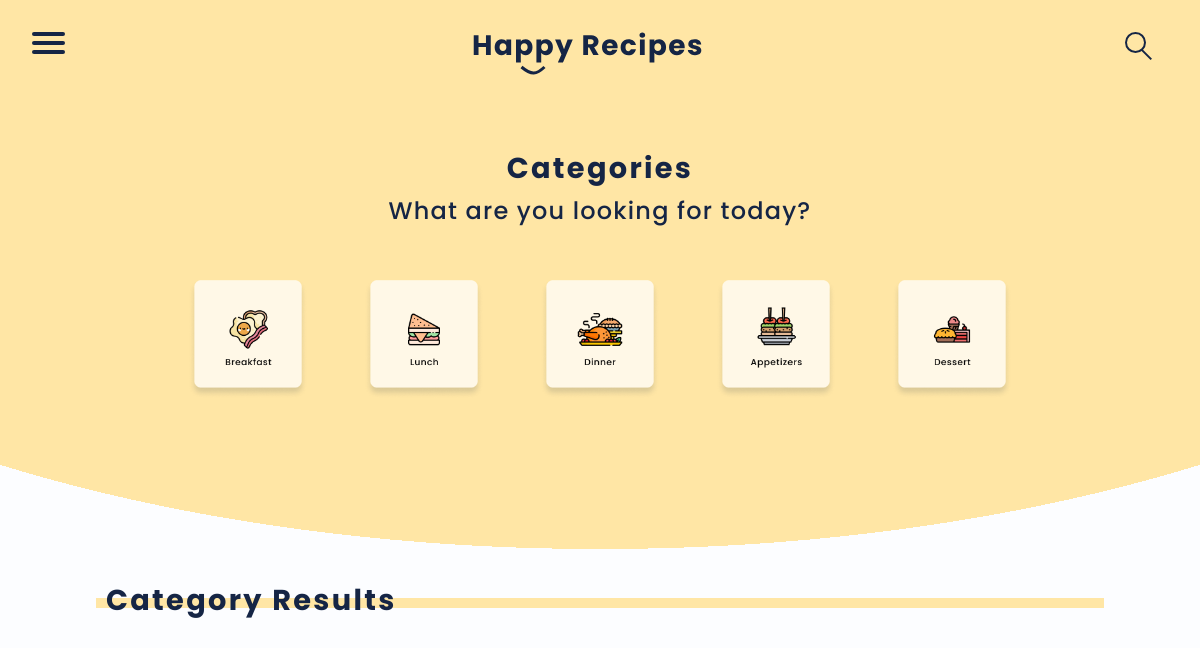
The app's page /category-list.php?category=Lunch, older data.
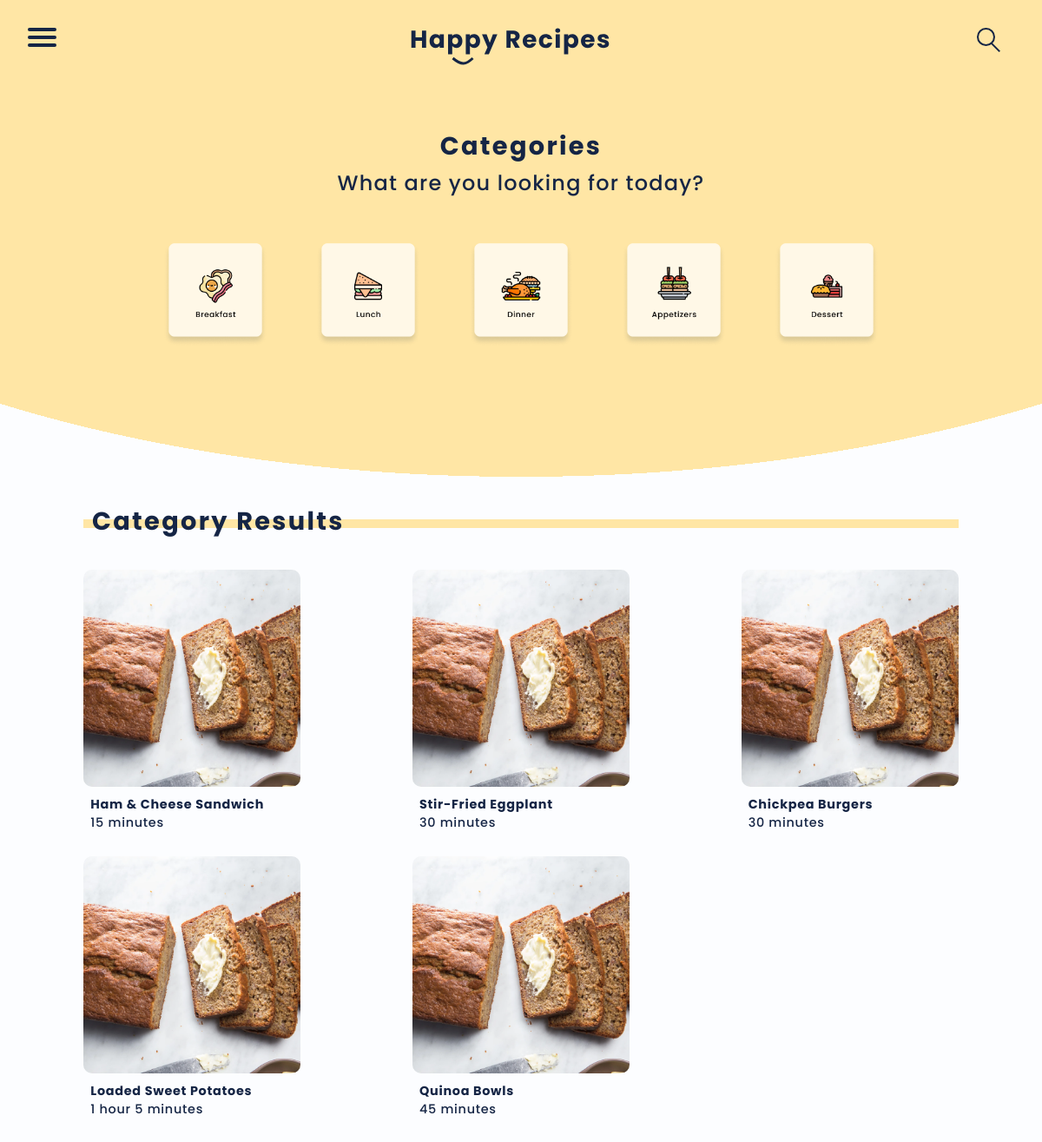
The same page, newer data.
### tables this page shows
CREATE TABLE `recipes` (
  `id` int(11) NOT NULL,
  `file_id` int(11) NOT NULL,
  `title` varchar(250) NOT NULL,
  `category` varchar(250) NOT NULL,
  `make_time` varchar(250) NOT NULL,
  `ingredients` varchar(5000) NOT NULL,
  `steps` varchar(10000) NOT NULL,
  `date_created` datetime NOT NULL,
  `date_updated` datetime NOT NULL
);

### category-list.php (the view, shortened to what this page needs)
<?php
include_once __DIR__ . '/_global/header.php';
if (isset($_GET['category'])) {
    $category = $_GET['category'];
}
$query = "SELECT * FROM recipes WHERE  category = '$category'";;
$db_results = mysqli_query($db_connection, $query);
?>
<div class="center">
      <div class="hero">
   <h1>Categories</h1>
   <h2>What are you looking for today?</h2>
   </div>
   </div>
      <div class="grid2">
         <div>
         <a href="category-list.php?category=Breakfast">
         <img src="imgs/breakfast.png" alt="chicken"></a>
         </div>
         <div>
         <a href="category-list.php?category=Lunch">
         <img src="imgs/lunch.png" alt="chicken"></a>
         </div>
         <div>
         <a href="category-list.php?category=Dinner">
         <img src="imgs/dinner.png" alt="chicken"></a>
         </div>
         <div>
         <a href="category-list.php?category=Appetizer">
         <img src="imgs/appetizers.png" alt="chicken"></a>
         </div>
         <div>
         <a href="category-list.php?category=Dessert">
            <img src="imgs/dessert.png" alt="chicken"></a>
         </div>
         </div>
<div class= "recipemargin categoryresults">
    <div class="strike">
        <div class="recipes">
        <h1>Category Results</h1>
        </div>
    </div>
<div class="grid">
<?php
    while ($row = mysqli_fetch_assoc($db_results)) {
        echo '<div class="list">
        <a href="view.php?id=' . $row['id'] . '">
        <div class="image">
            <img src="imgs/fullbanana.png" alt="image"></a>
        </div>
        <div class="recipetitle">
            <h2>' . $row['title'] . '</h2></a>
        </div>
        <div class="recipetime">
        <h2>' . $row['make_time'] . '</h2></a>
    </div></a>
        </div>';
    }
    ?>
</div>
<?php
include_once __DIR__ . '/_global/footer.php';
?>

### _global/header.php (shortened to what this page needs)
<!DOCTYPE html>
<html lang="en">
<head>
   <link rel="stylesheet" href="css/stylesheet.css">
</head>
<body>
  <nav>
      <div id="menuToggle">
         <span></span>
         <span></span>
         <span></span>
      </div>
      <div class="search">
      <a href="search.php"><img src="imgs/search.svg" alt="search"></a>
      </div>
      <div class="logo">
         <img src="imgs/logo.svg" alt="logo">
      </div>
   </nav>

### _global/footer.php (shortened to what this page needs)
</body>
</html>

### css/stylesheet.css (style rules this page uses)
html { -webkit-text-size-adjust: 100%; box-sizing: border-box; }
body { margin: 0; padding: 0; border: 0; font-family: 'Poppins',sans-serif; font-size: 1rem; color: #152545; background-color: #FCFDFF; }
nav { background: #FFE6A5; padding: 1.5rem 0 1.5rem; }
.logo { display: flex; justify-content: center; }
.search { float: right; clear: right; margin: .5rem 3rem 0; }
.hero { text-align: center; }
.center { display: flex; justify-content: center; height: 500px; background: radial-gradient(90% 500px at 50% -50px, #FFE6A5 100%, transparent 100%) no-repeat; }
h1 { letter-spacing: 0.08em; padding-top: 3rem; margin: 0; font-size: 1.8rem; }
h2 { font-style: normal; font-weight: 500; font-size: 1.5rem; letter-spacing: 0.05em; margin-top: .2rem; }
.recipes { position: absolute; top: 0; left: 0; }
div.recipes>h1 { padding: 0; }
div.recipes { margin-top: -19px; margin-left: 10px; }
.strike { position: relative; background-color: #FFE6A5; height: 10px; margin: 4rem 4rem 0; }
.grid, .grid2 { display: grid; justify-items: center; margin-top: 3rem; }
.grid { grid-template-columns: repeat(auto-fit, minmax(300px, 1fr)); }
.grid2 { margin-top: -20rem; padding: 0 10rem 0; grid-template-columns: repeat(auto-fit, minmax(140px, 1fr)); }
div.grid2>div>a>img { width:120px; }
#menuToggle { display: block; position: relative; float: left; clear: left; margin: .5rem 2rem 2rem 2rem; z-index: 1; -webkit-user-select: none; user-select: none; }
#menuToggle span { display: block; width: 33px; height: 4px; margin-bottom: 5px; position: relative; background: #152545; border-radius: 3px; z-index: 1; transform-origin: 4px 0px; transition: transform 0.5s cubic-bezier(0.77,0.2,0.05,1.0), background 0.5s cubic-bezier(0.77,0.2,0.05,1.0), opacity 0.55s ease; }
#menuToggle span:nth-last-child(2) { transform-origin: 0% 100%; }
.recipemargin { margin: 0 2rem; }
.recipemargin { margin-top: -4rem; }
div.image>a>img { width:250px; height: 250px; object-fit: cover; border-radius: 10px; }
div.recipetitle>h2 { font-size: .9rem; font-weight: bold; padding-left: .5rem; margin-bottom: 0; }
div.recipetime>h2 { font-size: .9rem; padding-left: .5rem; margin-top: 0; padding-top:0; padding-bottom: 1rem; }
.categoryresults { padding-top:12rem; }
@media screen and (max-width: 1300px) { .grid2 { grid-template-columns: repeat(auto-fit, minmax(100px, 1fr)) } }
@media screen and (max-width: 1300px) { .categoryresults { padding-top: 12rem; } }

Row changes from the older to the newer data that the page shows:
added recipes: title "Ham & Cheese Sandwich", make_time "15 minutes"
added recipes: title "Stir-Fried Eggplant", make_time "30 minutes"
added recipes: title "Chickpea Burgers", make_time "30 minutes"
added recipes: title "Loaded Sweet Potatoes", make_time "1 hour 5 minutes"
added recipes: title "Quinoa Bowls", make_time "45 minutes"
